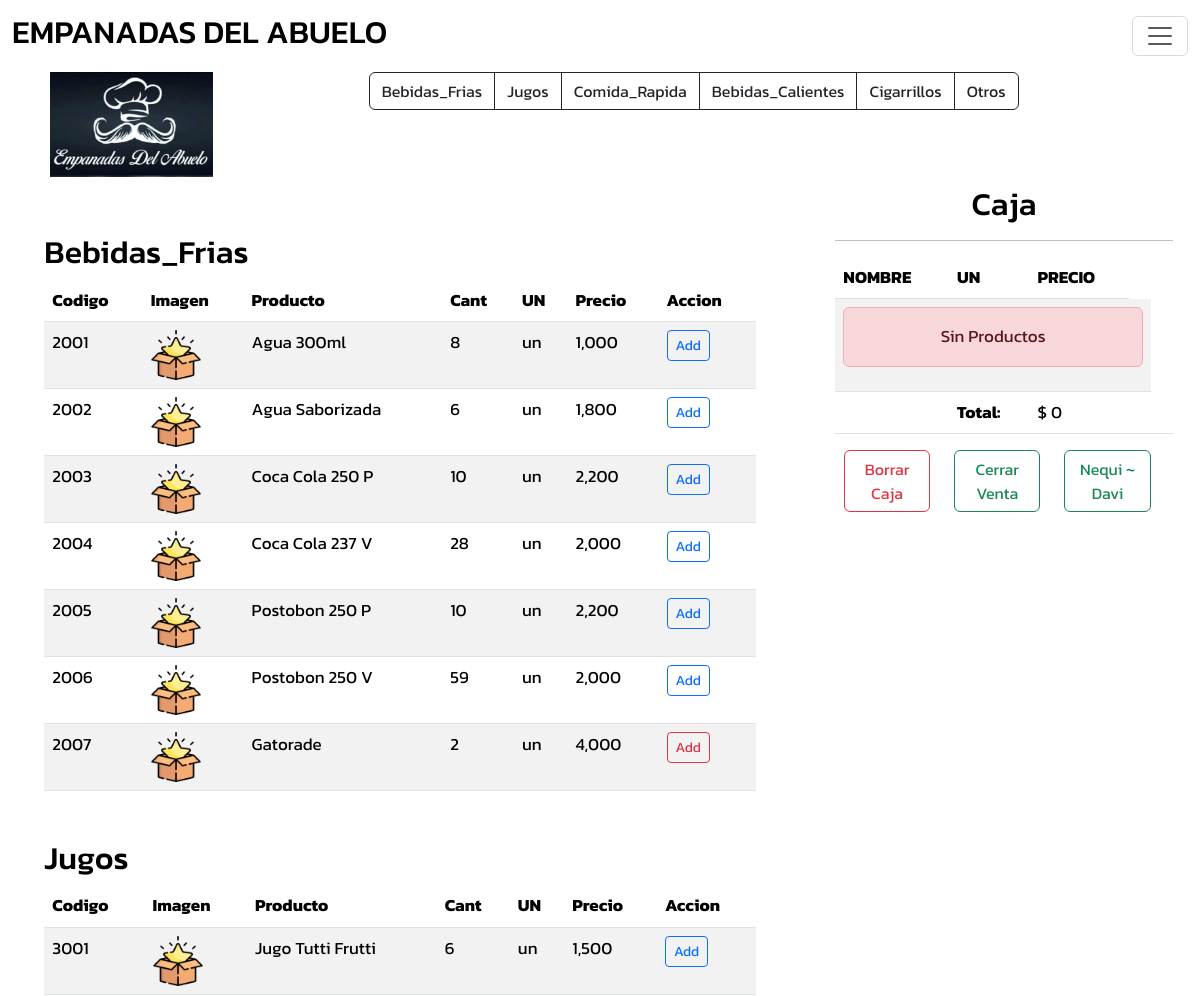
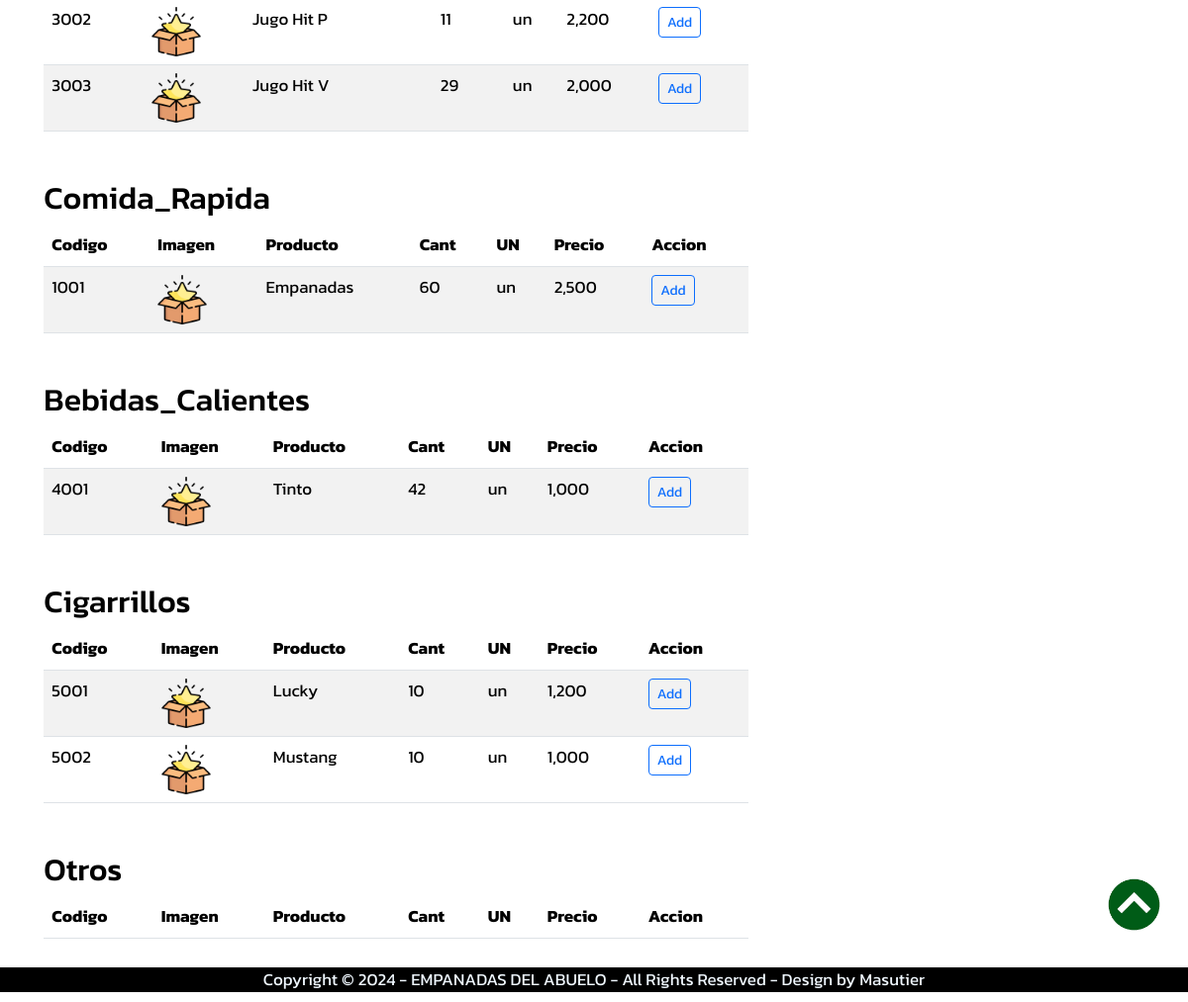
The app's page / (signed in) with its own data (2 pictures, top to bottom).
### products/models.py (models this page shows, shortened)
class Producto(models.Model):
    CATEGORY = (
        ('Bebidas_Frias', 'Bebidas_Frias'),
        ('Bebidas_Calientes', 'Bebidas_Calientes'),
        ('Comida_Rapida', 'Comida_Rapida'),
        ('Jugos', 'Jugos'),
        ('Cigarrillos', 'Cigarrillos'),
        ('Otros', 'Otros'),
    )
    code = models.CharField(max_length=7, blank=True, null=True)
    categoria = models.CharField(max_length=30, blank=True, null=True, choices=CATEGORY)
    name = models.CharField(max_length=60, blank=True, null=True)
    description = models.TextField(blank=True, null=True)
    mesure = models.CharField(max_length=10, blank=True, null=True)
    quantity_un = models.IntegerField(blank=True, null=True)
    cost_un = models.IntegerField(blank=True, null=True)
    sale_price = models.IntegerField(blank=True, null=True)
    image = models.ImageField(default='products/defaultProduct.png', upload_to='products')
    date_created = models.DateTimeField(auto_now_add=True, blank=True, null=True)
    date_modify = models.DateTimeField(auto_now_add=False, auto_now=True, blank=True, null=True)

### abuemp/views.py (the view)
# urls.py: path('', home, name='home'),
def home(request):
    pagename = "TIENDA"
    products = Producto.objects.all()
    categories = []
    for product in products:
        if product.categoria not in categories:
            categories.append(product.categoria)
    context = {'title':"Caja", 'pagename':pagename, 'products':products, 'categories':categories}
    return render(request, "abuemp/home.html", context)

### sales/context_processor.py (called while the page is built)
def total_basket(request):
    total = 0
    if request.user.is_authenticated:
        if "basket" in request.session.keys():
            for key, value in request.session["basket"].items():
                total += int(value["accumulated"])
    else:
        clean_basket(request)
        messages.success(request, f"No hay Vendedor Activado")
        if "basket" in request.session.keys():
            for key, value in request.session["basket"].items():
                total += int(value["accumulated"])
    return {'total_basket': total}

### abuemp/templates/abuemp/home.html (shortened to what this page needs)
{% extends 'abuemp/layout.html' %}
{% load static %}
{% load humanize %}
{% block content %}
<div class="row">
    <div class="col-8 mx-auto mb-5 ps-4 pe-3 ">
        {% for item in categories %}
        <div class="col-11 mx-auto mt-5">
            <div class="mr-auto" id='{{item}}'><h2>{{item}}</h2></div>
            <table class="table table-striped">
                <thead>
                    <tr>
                        <th scope="col">Codigo</th>
                        <th scope="col">Imagen</th>
                        <th scope="col">Producto</th>
                        <th scope="col">Cant</th>
                        <th scope="col">UN</th>
                        <th scope="col">Precio</th>
                        <th scope="col">Accion</th>
                    </tr>
                </thead>
                <tbody>
                    {% for product in products %}
                    {% if product.categoria == item %}
                        {% if product.quantity_un != 0 %}
                        <tr>
                            <td>{{ product.code }}</td>
                            <th><img src="{{ product.image.url }}" class="imgnav1" alt="{{ product.name }}"></th>
                            <td>{{ product.name }}</td>
                            <td>{{ product.quantity_un }}</td>
                            <td>{{ product.mesure }}</td>
                            <td>{{ product.sale_price|intcomma }}</td>
                            {% if product.quantity_un <= 5 %}
                                <td><a href="{% url 'add_product' product.id %}" type="button" class="btn btn-outline-danger btn-sm">Add</a></td>
                            {% else %}
                                <td><a href="{% url 'add_product' product.id %}" type="button" class="btn btn-outline-primary btn-sm">Add</a></td>
                            {% endif %}
                        </tr>
                        {% endif %}
                    {% endif %}
                    {% endfor %}
                </tbody>
            </table>
        </div>
        {% endfor %}
    </div>
    <div class="col-4 mx-auto ps-3 pe-4 ">
        <div class="col-11 mx-auto">
            <h2 class="c">Caja</h2>
            <hr>
            <table class="table table-striped">
                <thead>
                    <tr>
                        <th scope="col">NOMBRE</th>
                        <th scope="col">UN</th>
                        <th scope="col">PRECIO</th>
                    </tr>
                </thead>
                <tbody>
                    {% if request.session.basket.items %}
                        {% for key, value in request.session.basket.items %}
                        <tr>
                            <td>{{ value.name }}</td>
                            <td>{{ value.quantity }}</td>
                            <td>$ {{ value.accumulated }}</td>
                            <td><a href="{% url 'add_product' value.product_id %}" class="btn btn-outline-primary btn-sm">+</a></td>
                            <td><a href="{% url 'remove_product' value.product_id %}" class="btn btn-outline-danger btn-sm">-</a></td>
                        </tr>
                        {% endfor %}
                    {% else %}
                    <tr>
                        <td colspan="4">
                            <div class="alert alert-danger text-center">Sin Productos</div>
                        </td>
                    </tr>
                    {% endif %}
                    <tr>
                        <td></td>
                        <th scope="row">Total: </th>
                        <td scope="col">$ {{ total_basket }}</td>
                        <td></td>
                        <td></td>
                    </tr>
                </tbody>
            </table>
        </div>
        <div class="col-10 ms-4">
            <div class="row text-center">
                <div class="col-4"><a href="{% url 'clean_basket' %}" class="btn btn-outline-danger">Borrar Caja</a></div>
                <div class="col-4"><a href="{% url 'save_basket' 1 %}" class="btn btn-outline-success">Cerrar Venta</a></div>
                <div class="col-4"><a href="{% url 'save_basket' 2 %}" class="btn btn-outline-success">Nequi ~ Davi</a></div>
            </div>
        </div>
    </div>
</div>
{% endblock %}

### abuemp/templates/abuemp/partials/submenu.html
<div class="col-11 mx-auto mb-4 c">
    <div class="btn-group">
        {% for categ in categories %}
        <a href="#{{categ}}" class="btn btn-outline-dark">{{categ}}</a>
        {% endfor %}
    </div>
</div>

### static/css/all.css (style rules this page uses)
body { color: black; font-size: 17px; font-family: "Kanit", sans-serif; }
.c { text-align: center !important; }
.imgnav1 { width: auto; height: 50px; vertical-align: middle; border-style: none; -webkit-margin-bottom-collapse: initial; z-index: 1; }

### records on screen
Producto: categories "Bebidas_Frias", categories "Bebidas_Frias", code "2001", image (picture), name "Agua 300ml", quantity_un "8", mesure "un", sale_price "1,000", shows "Add"
Producto: categories "Jugos", categories "Jugos", code "3001", image (picture), name "Jugo Tutti Frutti", quantity_un "6", mesure "un", sale_price "1,500", shows "Add"
Producto: categories "Comida_Rapida", categories "Comida_Rapida", code "1001", image (picture), name "Empanadas", quantity_un "60", mesure "un", sale_price "2,500", shows "Add"
Producto: categories "Bebidas_Calientes", categories "Bebidas_Calientes", code "4001", image (picture), name "Tinto", quantity_un "42", mesure "un", sale_price "1,000", shows "Add"
Producto: categories "Cigarrillos", categories "Cigarrillos", code "5001", image (picture), name "Lucky", quantity_un "10", mesure "un", sale_price "1,200", shows "Add"
Producto: categories "Otros", categories "Otros"
Producto: code "2002", image (picture), name "Agua Saborizada", quantity_un "6", mesure "un", sale_price "1,800", shows "Add"
Producto: code "2003", image (picture), name "Coca Cola 250 P", quantity_un "10", mesure "un", sale_price "2,200", shows "Add"
Producto: code "2004", image (picture), name "Coca Cola 237 V", quantity_un "28", mesure "un", sale_price "2,000", shows "Add"
Producto: code "2005", image (picture), name "Postobon 250 P", quantity_un "10", mesure "un", sale_price "2,200", shows "Add"
Producto: code "2006", image (picture), name "Postobon 250 V", quantity_un "59", mesure "un", sale_price "2,000", shows "Add"
Producto: code "2007", image (picture), name "Gatorade", quantity_un "2", mesure "un", sale_price "4,000", shows "Add"
Producto: code "3002", image (picture), name "Jugo Hit P", quantity_un "11", mesure "un", sale_price "2,200", shows "Add"
Producto: code "3003", image (picture), name "Jugo Hit V", quantity_un "29", mesure "un", sale_price "2,000", shows "Add"
Producto: code "5002", image (picture), name "Mustang", quantity_un "10", mesure "un", sale_price "1,000", shows "Add"

### other values on screen
{{ total_basket }} "0"
